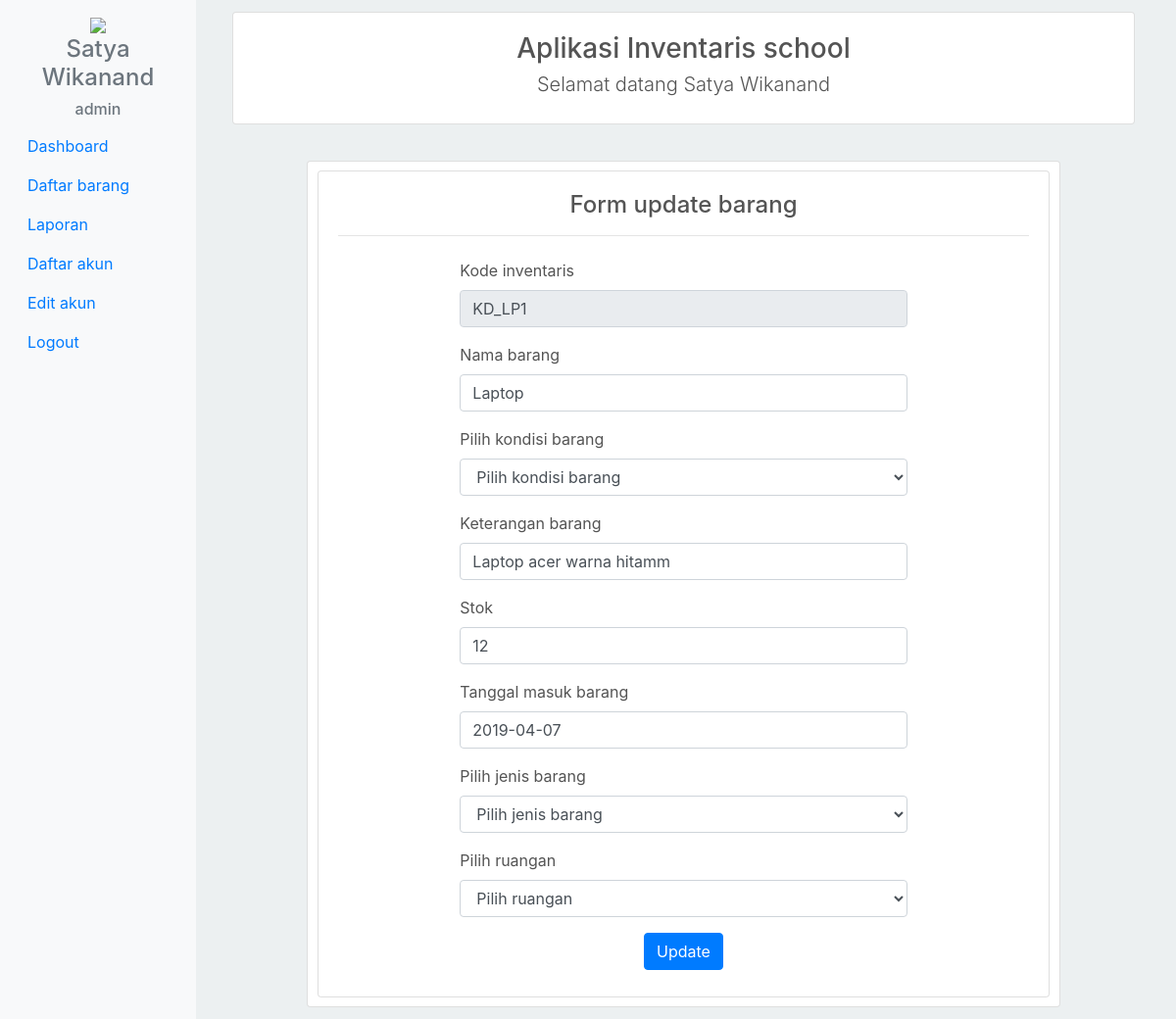
The page /index.php?page=upd_brg&getId=1 (signed in) on the database its author committed.
### tables this page shows
CREATE TABLE `tb_inventaris` (
  `id_inventaris` int(11) NOT NULL,
  `nama` varchar(30) NOT NULL,
  `kondisi` varchar(20) NOT NULL,
  `keterangan` varchar(30) NOT NULL,
  `kode_inventaris` varchar(10) NOT NULL,
  `tanggal_register` date NOT NULL,
  `stok` int(2) NOT NULL,
  `id_ruang` int(11) NOT NULL,
  `id_jenis` int(11) NOT NULL,
  `id_petugas` int(11) NOT NULL
);

### core/init.php (called while the page is built, shortened)
<?php
    $db = new koneksi();
?>

### config/koneksi.php (called while the page is built, shortened)
<?php
    class koneksi{
        function __construct(){
            $this->db = new mysqli('localhost','root','','inventaris');
        }
        public function getId($tabel,$where){
            $query = $this->db->query("SELECT * FROM $tabel WHERE $where");
            $data  = array();
            foreach($query as $x){
                $data[] = $x;
            }
            return $data;
        }
    }
?>

### update_barang.php (the view, shortened to what this page needs)
<?php include_once 'public/header.php'; ?>
<?php include_once 'public/sidenav.php'; ?>
<div class="container-fluid">
    <main class="col-lg-10 offset-2">
        <div class="container">
            <div class="card">
                <div class="card-body">
                    <h3 class="text-center">Aplikasi Inventaris school</h4>
                    <h4 class="text-center lead">Selamat datang <?php echo $_SESSION['nama_petugas']; ?></h4>
                </div>
            </div>
            <div class="card col-lg-10 offset-1" style="margin-top:4%;">
                <div class="card">
                    <div class="card-body">
                        <h4 class="text-center">Form update barang</h4><hr>
                        <div class="container">
                            <div class="row">
                                <div class="col-lg-8 offset-2">
                                    <form action="#" method="post">
                                    <?php
                                        $id = $_GET['getId'];
                                        $data = $db->getId('tb_inventaris',"id_inventaris='$id'");
                                        foreach($data as $row){
                                    ?>
                                        <div class="form-group">
                                            <label for="">Kode inventaris</label>
                                            <input type="text" value="<?php echo $row['kode_inventaris']; ?>" name="kode_inventaris" class="form-control" required disabled>
                                        </div>
                                        <div class="form-group">
                                            <label for="">Nama barang</label>
                                            <input type="text" value="<?php echo $row['nama']; ?>" name="nama" class="form-control" required>
                                        </div>
                                        <div class="form-group">
                                            <label>Pilih kondisi barang</label>
                                            <select name="kondisi" id="" class="form-control" required>
                                                <option disabled selected required>Pilih kondisi barang</option>
                                            </select>
                                        </div>
                                        <div class="form-group">
                                            <label for="">Keterangan barang</label>
                                            <input type="text" value="<?php echo $row['keterangan']; ?>" name="keterangan" id="" class="form-control" required>
                                        </div>
                                        <div class="form-group">
                                            <label for="">Stok</label>
                                            <input type="text" value="<?php echo $row['stok']; ?>" name="stok" id="" class="form-control" required>
                                        </div>
                                        <div class="form-group">
                                            <label for="">Tanggal masuk barang</label>
                                            <input type="text" value="<?php echo $row['tanggal_register']; ?>" name="tanggal_register" id="" class="form-control" value="<?php echo date("Y/m/d"); ?>" required>
                                        </div>
                                        <div class="form-group">
                                            <label for="">Pilih jenis barang</label>
                                            <select name="id_jenis" id="" class="form-control" required>
                                                <option disabled selected required>Pilih jenis barang</option>
                                            </select>
                                        </div>
                                        <div class="form-group">
                                            <label for="">Pilih ruangan</label>
                                            <select name="id_ruang" id="" class="form-control" required>
                                                <option disabled selected required>Pilih ruangan</option>
                                            </select>
                                        </div>
                                        <?php }?>
                                        <center><input type="submit" value="Update" name="update" class="btn btn-primary"></center>
                                    </form>
                                </div>
                            </div>
                        </div>
                    </div>
                </div>
            </div>
        </div>
    </main>
</div>
<?php include_once 'public/footer.php'; ?>

### assets/css/style.css (style rules this page uses)
* { margin: 0; padding: 0; box-sizing: border-box; color: #545454; }
.row::after { content: ""; display: grid; clear: both; }
body { background-color:#ecf0f1; }
[class*="col-"] { padding: 1%; float: left; height: auto; }

### rows shown on the page
tb_inventaris: kode_inventaris "KD_LP1", nama "Laptop", keterangan "Laptop acer warna hitamm", stok "12", tanggal_register "2019-04-07"

### other values the page prints
$_SESSION['nama_petugas'] "Satya Wikanand"
